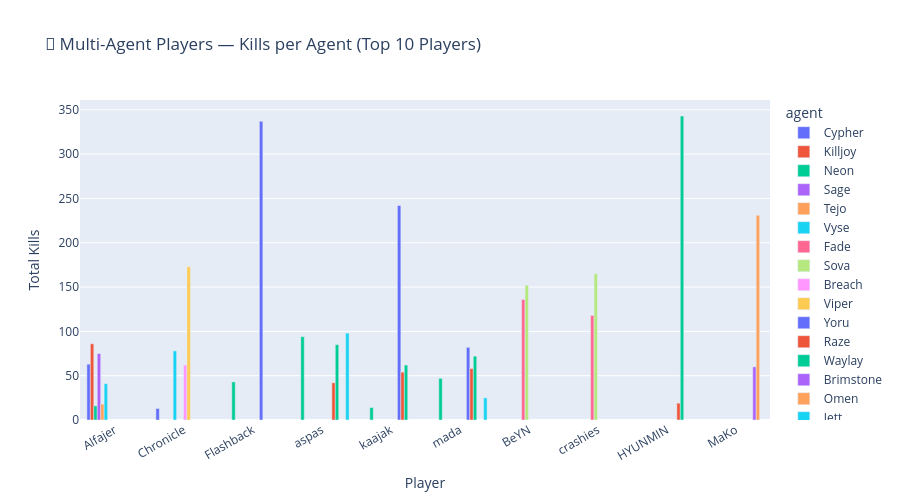

Notebook source saved alongside this figure:
### Code cell
# ── Visualise multi-agent performance per player ─────────────
# Pick top 10 multi-agent players by total kills
top_multi = (
    multi_df.groupby('player')['kills'].sum()
    .sort_values(ascending=False)
    .head(10).index.tolist()
)

subset = multi_df[multi_df['player'].isin(top_multi)]

fig = px.bar(
    subset,
    x='player', y='kills',
    color='agent',
    barmode='group',
    title='🔀 Multi-Agent Players — Kills per Agent (Top 10 Players)',
    labels={'kills': 'Total Kills', 'player': 'Player'},
    height=500,
    hover_data={'avg_hs': True, 'games': True}
)
fig.update_layout(xaxis_tickangle=-30)
fig.show()

### Figure 1 — Plotly figure (JSON) as saved in the notebook; plotly's stock layout.template omitted (floating-point values rounded to 4 significant figures)
{"data": [{"alignmentgroup": "True", "customdata": [[30.1, 4.0], [19.0, 1.0]], "hovertemplate": "agent=Cypher<br>Player=%{x}<br>Total Kills=%{y}<br>avg_hs=%{customdata[0]}<br>games=%{customdata[1]}<extra></extra>", "legendgroup": "Cypher", "marker": {"color": "#636efa", "pattern": {"shape": ""}}, "name": "Cypher", "offsetgroup": "Cypher", "orientation": "v", "showlegend": true, "textposition": "auto", "type": "bar", "x": ["Alfajer", "Chronicle"], "xaxis": "x", "y": [63, 13], "yaxis": "y"}, {"alignmentgroup": "True", "customdata": [[33.3, 5.0]], "hovertemplate": "agent=Killjoy<br>Player=%{x}<br>Total Kills=%{y}<br>avg_hs=%{customdata[0]}<br>games=%{customdata[1]}<extra></extra>", "legendgroup": "Killjoy", "marker": {"color": "#EF553B", "pattern": {"shape": ""}}, "name": "Killjoy", "offsetgroup": "Killjoy", "orientation": "v", "showlegend": true, "textposition": "auto", "type": "bar", "x": ["Alfajer"], "xaxis": "x", "y": [86], "yaxis": "y"}, {"alignmentgroup": "True", "customdata": [[18.5, 1.0], [23.2, 3.0], [38.2, 5.0], [40.0, 1.0], [21.9, 4.0]], "hovertemplate": "agent=Neon<br>Player=%{x}<br>Total Kills=%{y}<br>avg_hs=%{customdata[0]}<br>games=%{customdata[1]}<extra></extra>", "legendgroup": "Neon", "marker": {"color": "#00cc96", "pattern": {"shape": ""}}, "name": "Neon", "offsetgroup": "Neon", "orientation": "v", "showlegend": true, "textposition": "auto", "type": "bar", "x": ["Alfajer", "Flashback", "aspas", "kaajak", "mada"], "xaxis": "x", "y": [16, 43, 94, 14, 47], "yaxis": "y"}, {"alignmentgroup": "True", "customdata": [[38.8, 4.0]], "hovertemplate": "agent=Sage<br>Player=%{x}<br>Total Kills=%{y}<br>avg_hs=%{customdata[0]}<br>games=%{customdata[1]}<extra></extra>", "legendgroup": "Sage", "marker": {"color": "#ab63fa", "pattern": {"shape": ""}}, "name": "Sage", "offsetgroup": "Sage", "orientation": "v", "showlegend": true, "textposition": "auto", "type": "bar", "x": ["Alfajer"], "xaxis": "x", "y": [75], "yaxis": "y"}, {"alignmentgroup": "True", "customdata": [[36.2, 2.0]], "hovertemplate": "agent=Tejo<br>Player=%{x}<br>Total Kills=%{y}<br>avg_hs=%{customdata[0]}<br>games=%{customdata[1]}<extra></extra>", "legendgroup": "Tejo", "marker": {"color": "#FFA15A", "pattern": {"shape": ""}}, "name": "Tejo", "offsetgroup": "Tejo", "orientation": "v", "showlegend": true, "textposition": "auto", "type": "bar", "x": ["Alfajer"], "xaxis": "x", "y": [18], "yaxis": "y"}, {"alignmentgroup": "True", "customdata": [[38.7, 3.0], [27.5, 4.0]], "hovertemplate": "agent=Vyse<br>Player=%{x}<br>Total Kills=%{y}<br>avg_hs=%{customdata[0]}<br>games=%{customdata[1]}<extra></extra>", "legendgroup": "Vyse", "marker": {"color": "#19d3f3", "pattern": {"shape": ""}}, "name": "Vyse", "offsetgroup": "Vyse", "orientation": "v", "showlegend": true, "textposition": "auto", "type": "bar", "x": ["Alfajer", "Chronicle"], "xaxis": "x", "y": [41, 78], "yaxis": "y"}, {"alignmentgroup": "True", "customdata": [[30.5, 11.0], [40.6, 10.0]], "hovertemplate": "agent=Fade<br>Player=%{x}<br>Total Kills=%{y}<br>avg_hs=%{customdata[0]}<br>games=%{customdata[1]}<extra></extra>", "legendgroup": "Fade", "marker": {"color": "#FF6692", "pattern": {"shape": ""}}, "name": "Fade", "offsetgroup": "Fade", "orientation": "v", "showlegend": true, "textposition": "auto", "type": "bar", "x": ["BeYN", "crashies"], "xaxis": "x", "y": [136, 118], "yaxis": "y"}, {"alignmentgroup": "True", "customdata": [[28.2, 11.0], [30.8, 12.0]], "hovertemplate": "agent=Sova<br>Player=%{x}<br>Total Kills=%{y}<br>avg_hs=%{customdata[0]}<br>games=%{customdata[1]}<extra></extra>", "legendgroup": "Sova", "marker": {"color": "#B6E880", "pattern": {"shape": ""}}, "name": "Sova", "offsetgroup": "Sova", "orientation": "v", "showlegend": true, "textposition": "auto", "type": "bar", "x": ["BeYN", "crashies"], "xaxis": "x", "y": [152, 165], "yaxis": "y"}, {"alignmentgroup": "True", "customdata": [[26.1, 5.0]], "hovertemplate": "agent=Breach<br>Player=%{x}<br>Total Kills=%{y}<br>avg_hs=%{customdata[0]}<br>games=%{customdata[1]}<extra></extra>", "legendgroup": "Breach", "marker": {"color": "#FF97FF", "pattern": {"shape": ""}}, "name": "Breach", "offsetgroup": "Breach", "orientation": "v", "showlegend": true, "textposition": "auto", "type": "bar", "x": ["Chronicle"], "xaxis": "x", "y": [62], "yaxis": "y"}, {"alignmentgroup": "True", "customdata": [[29.6, 12.0]], "hovertemplate": "agent=Viper<br>Player=%{x}<br>Total Kills=%{y}<br>avg_hs=%{customdata[0]}<br>games=%{customdata[1]}<extra></extra>", "legendgroup": "Viper", "marker": {"color": "#FECB52", "pattern": {"shape": ""}}, "name": "Viper", "offsetgroup": "Viper", "orientation": "v", "showlegend": true, "textposition": "auto", "type": "bar", "x": ["Chronicle"], "xaxis": "x", "y": [173], "yaxis": "y"}, {"alignmentgroup": "True", "customdata": [[24.8, 19.0], [35.9, 14.0], [33.1, 4.0]], "hovertemplate": "agent=Yoru<br>Player=%{x}<br>Total Kills=%{y}<br>avg_hs=%{customdata[0]}<br>games=%{customdata[1]}<extra></extra>", "legendgroup": "Yoru", "marker": {"color": "#636efa", "pattern": {"shape": ""}}, "name": "Yoru", "offsetgroup": "Yoru", "orientation": "v", "showlegend": true, "textposition": "auto", "type": "bar", "x": ["Flashback", "kaajak", "mada"], "xaxis": "x", "y": [337, 242, 82], "yaxis": "y"}, {"alignmentgroup": "True", "customdata": [[39.0, 1.0], [19.5, 2.0], [28.8, 3.0], [22.2, 3.0]], "hovertemplate": "agent=Raze<br>Player=%{x}<br>Total Kills=%{y}<br>avg_hs=%{customdata[0]}<br>games=%{customdata[1]}<extra></extra>", "legendgroup": "Raze", "marker": {"color": "#EF553B", "pattern": {"shape": ""}}, "name": "Raze", "offsetgroup": "Raze", "orientation": "v", "showlegend": true, "textposition": "auto", "type": "bar", "x": ["HYUNMIN", "aspas", "kaajak", "mada"], "xaxis": "x", "y": [19, 42, 54, 58], "yaxis": "y"}, {"alignmentgroup": "True", "customdata": [[39.9, 21.0], [33.9, 4.0], [36.8, 4.0], [28.1, 4.0]], "hovertemplate": "agent=Waylay<br>Player=%{x}<br>Total Kills=%{y}<br>avg_hs=%{customdata[0]}<br>games=%{customdata[1]}<extra></extra>", "legendgroup": "Waylay", "marker": {"color": "#00cc96", "pattern": {"shape": ""}}, "name": "Waylay", "offsetgroup": "Waylay", "orientation": "v", "showlegend": true, "textposition": "auto", "type": "bar", "x": ["HYUNMIN", "aspas", "kaajak", "mada"], "xaxis": "x", "y": [343, 85, 62, 72], "yaxis": "y"}, {"alignmentgroup": "True", "customdata": [[26.9, 4.0]], "hovertemplate": "agent=Brimstone<br>Player=%{x}<br>Total Kills=%{y}<br>avg_hs=%{customdata[0]}<br>games=%{customdata[1]}<extra></extra>", "legendgroup": "Brimstone", "marker": {"color": "#ab63fa", "pattern": {"shape": ""}}, "name": "Brimstone", "offsetgroup": "Brimstone", "orientation": "v", "showlegend": true, "textposition": "auto", "type": "bar", "x": ["MaKo"], "xaxis": "x", "y": [60], "yaxis": "y"}, {"alignmentgroup": "True", "customdata": [[26.9, 18.0]], "hovertemplate": "agent=Omen<br>Player=%{x}<br>Total Kills=%{y}<br>avg_hs=%{customdata[0]}<br>games=%{customdata[1]}<extra></extra>", "legendgroup": "Omen", "marker": {"color": "#FFA15A", "pattern": {"shape": ""}}, "name": "Omen", "offsetgroup": "Omen", "orientation": "v", "showlegend": true, "textposition": "auto", "type": "bar", "x": ["MaKo"], "xaxis": "x", "y": [231], "yaxis": "y"}, {"alignmentgroup": "True", "customdata": [[22.2, 4.0], [28.8, 2.0]], "hovertemplate": "agent=Jett<br>Player=%{x}<br>Total Kills=%{y}<br>avg_hs=%{customdata[0]}<br>games=%{customdata[1]}<extra></extra>", "legendgroup": "Jett", "marker": {"color": "#19d3f3", "pattern": {"shape": ""}}, "name": "Jett", "offsetgroup": "Jett", "orientation": "v", "showlegend": true, "textposition": "auto", "type": "bar", "x": ["aspas", "mada"], "xaxis": "x", "y": [98, 25], "yaxis": "y"}], "layout": {"barmode": "group", "height": 500, "legend": {"title": {"text": "agent"}, "tracegroupgap": 0}, "title": {"text": "🔀 Multi-Agent Players — Kills per Agent (Top 10 Players)"}, "xaxis": {"anchor": "y", "domain": [0, 1], "tickangle": -30, "title": {"text": "Player"}}, "yaxis": {"anchor": "x", "domain": [0, 1], "title": {"text": "Total Kills"}}}}
